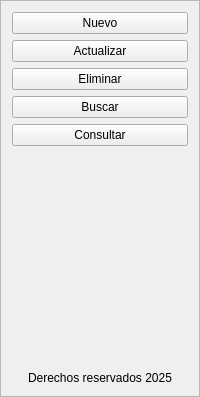
          <widget class="QFrame" name="frame_lateral">
           <property name="minimumSize">
            <size>
             <width>200</width>
             <height>0</height>
            </size>
           </property>
           <property name="maximumSize">
            <size>
             <width>0</width>
             <height>16777215</height>
            </size>
           </property>
           <property name="frameShape">
            <enum>QFrame::StyledPanel</enum>
           </property>
           <property name="frameShadow">
            <enum>QFrame::Raised</enum>
           </property>
           <layout class="QVBoxLayout" name="verticalLayout_2">
            <item>
             <widget class="QPushButton" name="boton_agregar">
              <property name="layoutDirection">
               <enum>Qt::RightToLeft</enum>
              </property>
              <property name="text">
               <string>Nuevo</string>
              </property>
              <property name="icon">
               <iconset>
                <normaloff>../../../Downloads/boton_agregar.png</normaloff>../../../Downloads/boton_agregar.png</iconset>
              </property>
              <property name="iconSize">
               <size>
                <width>32</width>
                <height>32</height>
               </size>
              </property>
             </widget>
            </item>
            <item>
             <widget class="QPushButton" name="boton_actualizar">
              <property name="layoutDirection">
               <enum>Qt::RightToLeft</enum>
              </property>
              <property name="text">
               <string>Actualizar</string>
              </property>
              <property name="icon">
               <iconset>
                <normaloff>../../../Downloads/boton_modificar.png</normaloff>../../../Downloads/boton_modificar.png</iconset>
              </property>
              <property name="iconSize">
               <size>
                <width>32</width>
                <height>32</height>
               </size>
              </property>
             </widget>
            </item>
            <item>
             <widget class="QPushButton" name="boton_eliminar">
              <property name="layoutDirection">
               <enum>Qt::RightToLeft</enum>
              </property>
              <property name="text">
               <string>Eliminar</string>
              </property>
              <property name="icon">
               <iconset>
                <normaloff>../../../Downloads/boton_eliminar.png</normaloff>../../../Downloads/boton_eliminar.png</iconset>
              </property>
              <property name="iconSize">
               <size>
                <width>32</width>
                <height>32</height>
               </size>
              </property>
             </widget>
            </item>
            <item>
             <widget class="QPushButton" name="boton_buscar">
              <property name="layoutDirection">
               <enum>Qt::RightToLeft</enum>
              </property>
              <property name="text">
               <string>Buscar</string>
              </property>
              <property name="icon">
               <iconset>
                <normaloff>../../../Downloads/BUSCAR.png</normaloff>../../../Downloads/BUSCAR.png</iconset>
              </property>
              <property name="iconSize">
               <size>
                <width>32</width>
                <height>32</height>
               </size>
              </property>
             </widget>
            </item>
            <item>
             <widget class="QPushButton" name="boton_consultar">
              <property name="layoutDirection">
               <enum>Qt::RightToLeft</enum>
              </property>
              <property name="text">
               <string>Consultar</string>
              </property>
              <property name="icon">
               <iconset>
                <normaloff>../../../Downloads/boton_consultar.png</normaloff>../../../Downloads/boton_consultar.png</iconset>
              </property>
              <property name="iconSize">
               <size>
                <width>32</width>
                <height>32</height>
               </size>
              </property>
             </widget>
            </item>
            <item>
             <spacer name="verticalSpacer">
              <property name="orientation">
               <enum>Qt::Vertical</enum>
              </property>
              <property name="sizeHint" stdset="0">
               <size>
                <width>20</width>
                <height>219</height>
               </size>
              </property>
             </spacer>
            </item>
            <item>
             <widget class="QLabel" name="label_2">
              <property name="text">
               <string>Derechos reservados 2025</string>
              </property>
              <property name="alignment">
               <set>Qt::AlignCenter</set>
              </property>
             </widget>
            </item>
           </layout>
          </widget>
